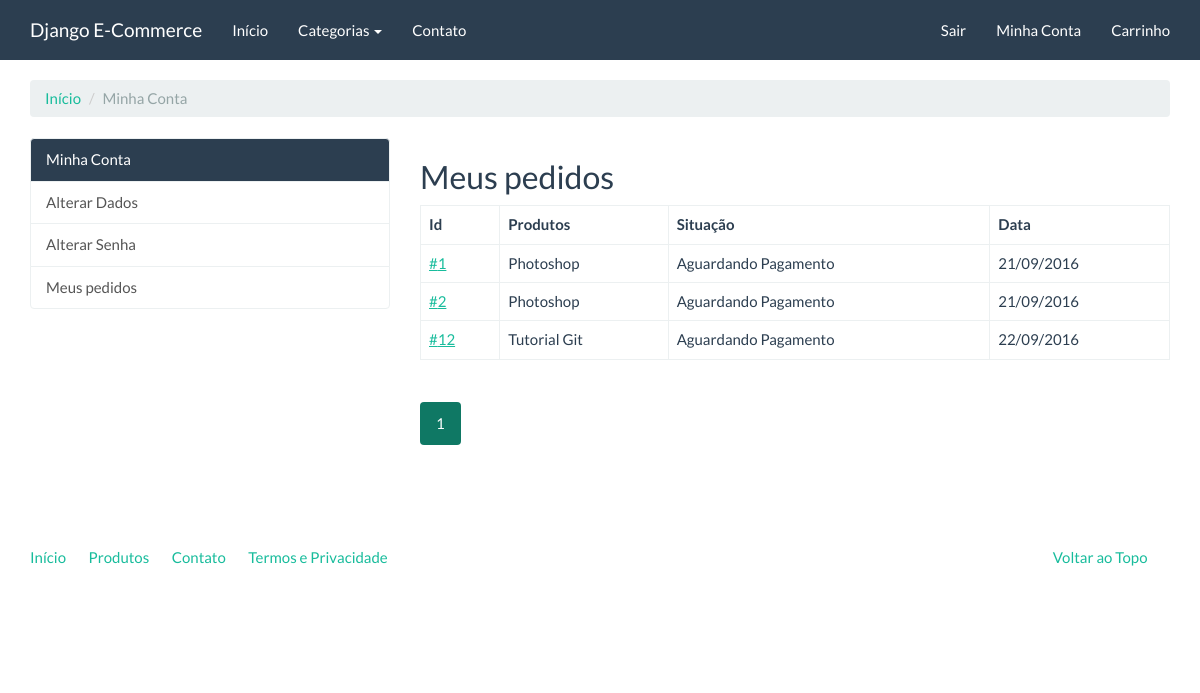
The app's page /compras/meus-pedidos/ (signed in), older data.
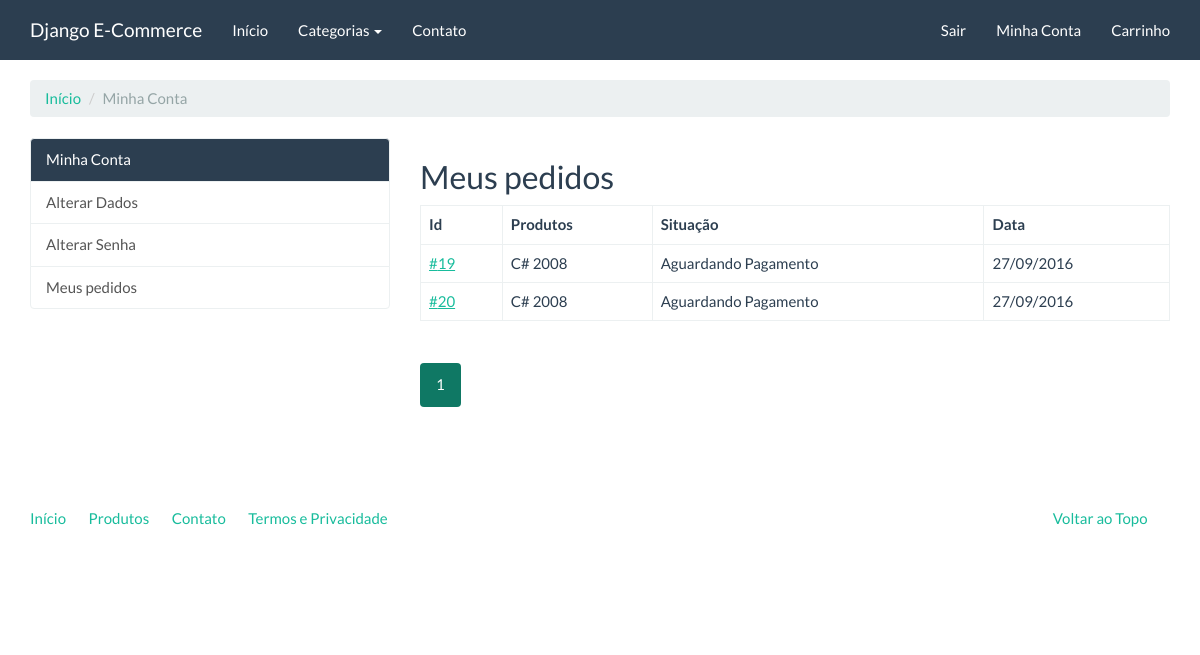
The same page, newer data.
### checkout/models.py (models this page shows, shortened)
class Order(models.Model):
    user = models.ForeignKey(settings.AUTH_USER_MODEL, verbose_name='Usuário')
    status = models.IntegerField('Situação', choices=STATUS_CHOICES, default=0, blank=True)
    payment_option = models.CharField('Opção de pagamento', choices=PAYMENT_OPTION_CHOICES, max_length=20, default='deposito')
    created = models.DateTimeField('Criado em', auto_now_add=True)
    modified = models.DateTimeField('Modificado em', auto_now=True)
    objects = OrderManager()
    class Meta:
        verbose_name = 'Pedido'
        verbose_name_plural = 'Pedidos'
    def products(self):
        products_ids = self.items.values_list('product')
        return Product.objects.filter(pk__in=products_ids)

### catalog/models.py (models this page shows, shortened)
class Product(models.Model):
    name = models.CharField('Nome', max_length=100)
    slug = models.SlugField('Identificador', max_length=100)
    category = models.ForeignKey('catalog.Category', verbose_name='Categoria')
    description = models.TextField('Descrição', blank=True)
    price = models.DecimalField('Preço', decimal_places=2, max_digits=8)
    created = models.DateField('Criado em', auto_now_add=True)
    modified = models.DateField('Modificado em', auto_now=True)
    class Meta:
        verbose_name = 'Produto'
        verbose_name_plural = 'Produtos'
        ordering = ['name']

### checkout/views.py (the view)
class OrderListView(LoginRequiredMixin, ListView):
    template_name = 'checkout/order_list.html'
    paginate_by = 10
    def get_queryset(self):
        return Order.objects.filter(user=self.request.user)

### catalog/context_processors.py (called while the page is built)
def categories(request):
    return {
        'categories': Category.objects.all()
    }

### catalog/models.py (called while the page is built)
    def get_absolute_url(self):
        return reverse('catalog:category', kwargs={'slug': self.slug})

### core/templatetags/pagination.py (called while the page is built)
@register.inclusion_tag('pagination.html')
def pagination(request, paginator, page_obj):
    context = {}
    context['paginator'] = paginator
    context['request'] = request
    context['page_obj'] = page_obj
    getvars = request.GET.copy()
    if 'page' in getvars:
        del getvars['page']
    if len(getvars) > 0:
        context['getvars'] = '&{0}'.format(getvars.urlencode())
    else:
        context['getvars'] = ''
    return context

### checkout/templates/checkout/order_list.html (shortened to what this page needs)
{% extends "accounts/index.html" %}
{% load pagination %}
{% block accounts_container %}
    <h2>Meus pedidos</h2>
    <table class="table table-bordered">
        <thead>
            <tr>
                <th>Id</th>
                <th>Produtos</th>
                <th>Situação</th>
                <th>Data</th>
            </tr>
        </thead>
        <tbody>
            {% for order in order_list %}
                <tr>
                    <td>
                        <a href="{% url 'checkout:order_detail' order.pk %}">#{{ order.pk }}</a>
                    </td>
                    <td>
                        {% for product in order.products %}
                            {{ product.name }}{% if not forloop.last %} <br/> {% endif %}
                        {% endfor %}
                    </td>
                    <td>
                        {{ order.get_status_display }}
                    </td>
                    <td>
                        {{ order.created|date:"d/m/Y" }}
                    </td>
                </tr>
            {% endfor %}
        </tbody>
    </table>
    {% pagination request paginator page_obj %}
{% endblock %}

Row changes from the older to the newer data that the page shows:
removed Order: pk "1", status "Aguardando Pagamento", created "21/09/2016"
no longer on this page (row unchanged): Product: name "Photoshop"
removed Order: pk "2", status "Aguardando Pagamento", created "21/09/2016"
removed Order: pk "12", status "Aguardando Pagamento", created "22/09/2016"
no longer on this page (row unchanged): Product: name "Tutorial Git", shown under "12"
added Order: pk "19", status "Aguardando Pagamento", created "27/09/2016"
now on this page (row unchanged): Product: name "C# 2008"
added Order: pk "20", status "Aguardando Pagamento", created "27/09/2016"
